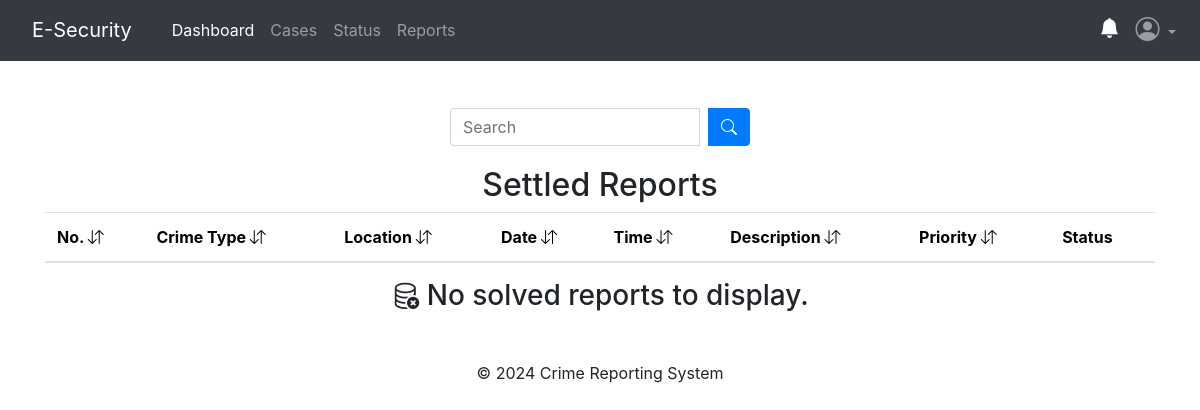
The app's page /officer/settled-cases (signed in), older data.
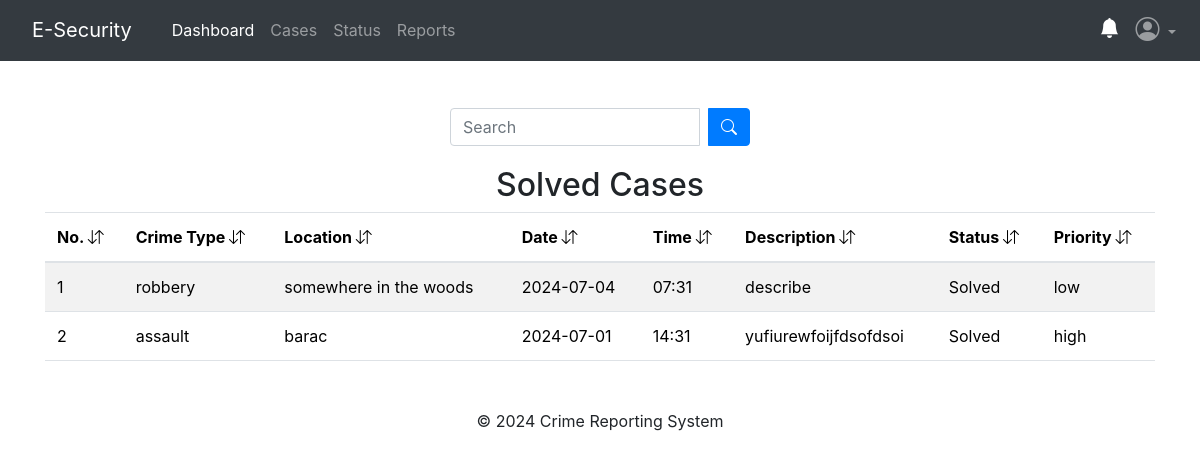
The same page, newer data.
### app/officers/models.py (models this page shows, shortened)
class CaseReport(db.Model, UserMixin):
    report_id = db.Column(db.Integer, primary_key=True)
    crime_type = db.Column(db.String(120), nullable=False)
    location = db.Column(db.String(40), nullable=False)
    date = db.Column(db.String(10), nullable=False)
    time = db.Column(db.String(10), nullable=False)
    description = db.Column(db.Text, nullable=False)
    evidence = db.Column(db.Text, nullable=False)
    urgency = db.Column(db.String(10), nullable=False)
    deadline = db.Column(db.String(20), nullable=True)
    status = db.Column(db.String(50), nullable=True)
    reports = db.Column(db.Text, nullable=True)
    created_at = db.Column(db.DateTime(timezone=True), default=datetime.utcnow)
    assigned_officer_id = db.Column(db.Integer, db.ForeignKey('officers.officer_id'))
    assigned_officer = db.relationship('Officers', back_populates='assignments')

### app/officers/routes.py (the view)
@officers.route('/officer/settled-cases')
@officer_required
def settledCase():
    officer_id = session['officer_id']
    solved_cases = CaseReport.query.filter_by(assigned_officer_id=officer_id, status='Solved').all()
    return render_template('/officer/settled-cases.html', solved_cases=solved_cases)

### app/officers/routes.py (called while the page is built)
def officer_required(f):
    @wraps(f)
    def decorated_function(*args, **kwargs):
        if not session.get('officer_id'):
            flash('You need to be logged in as an officer to access the page.', 'danger')
            return redirect(url_for('officers.officerLogin'))
        return f(*args, **kwargs)
    return decorated_function

### app/templates/officer/settled-cases.html (shortened to what this page needs)
{% extends 'officer/master.html' %}
{% block content %}
<div class="container">
  <br>
  <form method="GET" action="{{ url_for('admins.case_reports') }}" class="search-form">
      <div class="input-group search-input">
          <input type="text" name="search_query" class="form-control" placeholder="Search">
          <div class="input-group-append ms-2">
              <button type="submit" class="btn btn-primary">
                  <i class="bi bi-search"></i>
              </button>
          </div>
      </div>
  </form>
{% if solved_cases %}
<table class="table table-striped table-hover">
  <h2 style="text-align: center;">Solved Cases</h2>
  <thead>
      <tr>
          <th scope="col">No. <i class="bi bi-arrow-down-up"></i></th>
          <th scope="col">Crime Type <i class="bi bi-arrow-down-up"></i></th>
          <th scope="col">Location <i class="bi bi-arrow-down-up"></i></th>
          <th scope="col">Date <i class="bi bi-arrow-down-up"></i></th>
          <th scope="col">Time <i class="bi bi-arrow-down-up"></i></th>
          <th scope="col">Description <i class="bi bi-arrow-down-up"></i></th>
          <th scope="col">Status <i class="bi bi-arrow-down-up"></i></th>
          <th scope="col">Priority <i class="bi bi-arrow-down-up"></i></th>
      </tr>
  </thead>
  <tbody>
      {% for case in solved_cases %}
          <tr style="cursor: pointer;">
              <td>{{ loop.index }}</td>
              <td>{{case. crime_type}}</td>
              <td>{{ case.location }}</td>
              <td>{{ case.date }}</td>
              <td>{{ case.time }}</td>
              <td>{{ case.description }}</td>
              <td>{{ case.status }}</td>
              <td>{{ case.urgency }}</td>
          </tr>
      {% endfor %}
  </tbody>
</table>
{% else %}
<table class="table table-striped table-hover">
  <h2 style="text-align: center;"> Settled Reports</h2>
  <thead>
      <tr>
          <th scope="col">No. <i class="bi bi-arrow-down-up"></i></th>
          <th scope="col">Crime Type <i class="bi bi-arrow-down-up"></i></th>
          <th scope="col">Location <i class="bi bi-arrow-down-up"></i></th>
          <th scope="col">Date <i class="bi bi-arrow-down-up"></i></th>
          <th scope="col">Time <i class="bi bi-arrow-down-up"></i></th>
          <th scope="col">Description <i class="bi bi-arrow-down-up"></i></th>
          <th scope="col">Priority <i class="bi bi-arrow-down-up"></i></th>
          <th scope="col">Status</th>
      </tr>
  </thead>
</table>
<h3 style="text-align: center;"><i class="bi bi-database-x"></i> No solved reports to display.</h3>
{% endif %}
{% endblock content %}

Row changes from the older to the newer data that the page shows:
now on this page (row edited): CaseReport: crime_type "robbery", location "somewhere in the woods", date "2024-07-04", time "07:31", description "describe", status "Solved", urgency "low"
added CaseReport: crime_type "assault", location "barac", date "2024-07-01", time "14:31", description "yufiurewfoijfdsofdsoi", status "Solved", urgency "high"
Text that changed along with them:
text no longer shown: "Settled Reports No solved reports to display."
text now shown: "Solved Cases"
